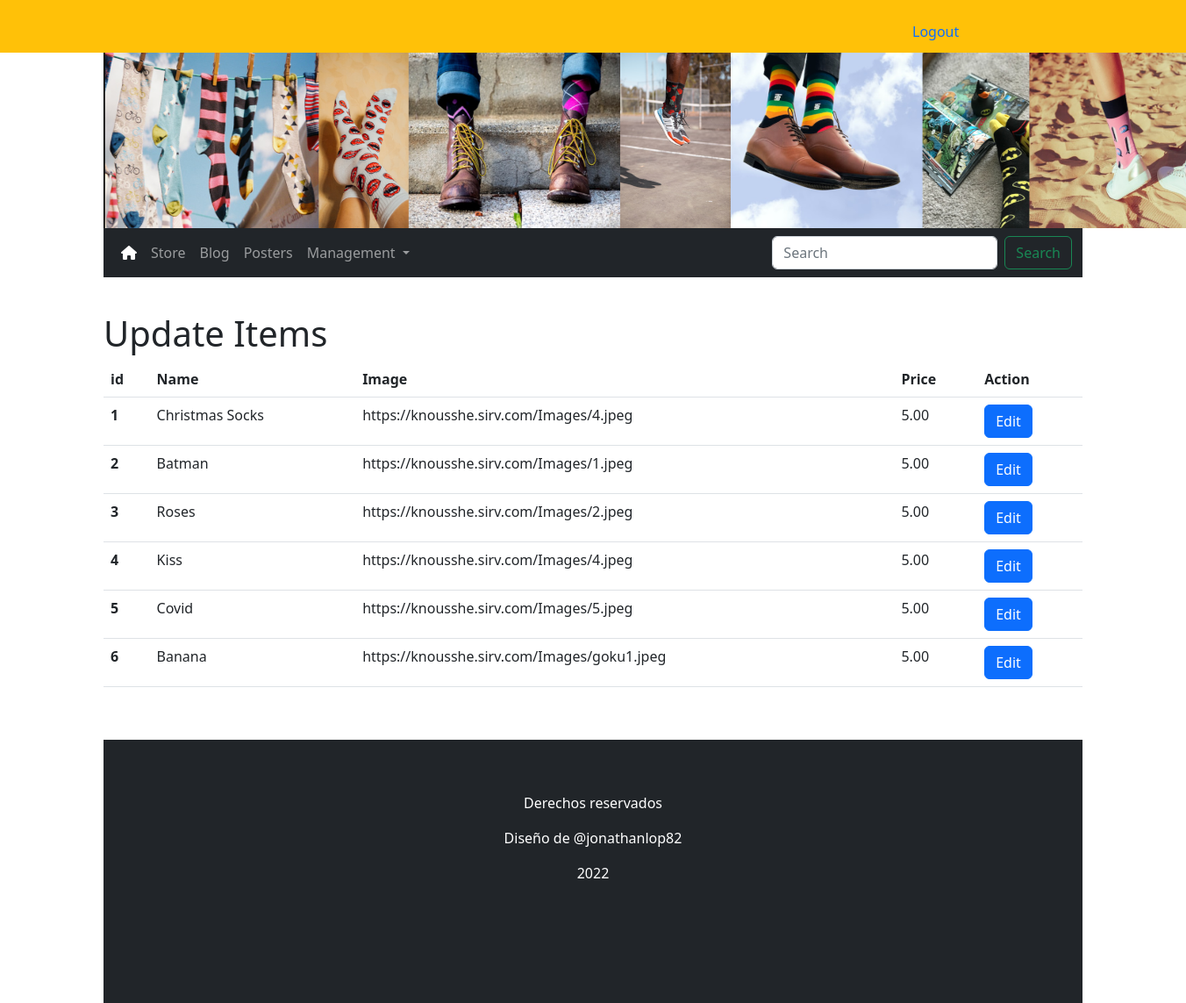
Page /update (signed in) on the committed database.
### app.py (models this page shows, shortened)
class Items(db.Model):
    id = db.Column(db.Integer, primary_key=True)
    name = db.Column(db.String(250), unique=True, nullable=False)
    image = db.Column(db.String(250), nullable=False)
    price = db.Column(db.Float, nullable=False)

### app.py (the view)
@app.route('/update')
@login_required
def update():
    all_items = db.session.query(Items).all()
    total_items = len(all_items)
    return render_template('update.html', all_items=all_items)

### app.py (called while the page is built)
@login_manager.user_loader
def user_loader(user_id):
    return User.query.get(user_id)

### templates/update.html
{% extends 'base.html' %}
{% block main %}
<div class="container update-items">
    <h1>Update Items</h1>
    <table class="table">
        <thead>
          <tr>
            <th scope="col">id</th>
            <th scope="col">Name</th>
            <th scope="col">Image</th>
            <th scope="col">Price</th>
            <th scope="col">Action</th>
          </tr>
        </thead>
        <tbody>
        {% for item in all_items %}
          <tr>
            <th scope="row">{{ item.id }}</th>
            <td>{{ item.name }}</td>
            <td>{{ item.image }}</td>
            <td>{{ "%.2f"|format(item.price) }}</td>
            <td><a class="btn btn-primary" href="/update/{{ item.id }}" role="button">Edit</a></td>
          </tr>
          {% endfor %}
        </tbody>
      </table>
{% endblock %}

### templates/base.html (shortened to what this page needs)
<!DOCTYPE html>
<html lang="en">
<head>
    <link rel="stylesheet" href="{{ url_for('static', filename='css/styles.css') }}">
    <link href="https://cdn.jsdelivr.net/npm/bootstrap@5.2.1/dist/css/bootstrap.min.css" rel="stylesheet">
</head>
<body>
    <div class="top">
      <div class="row">
        <div class="col-9">
        </div>
        <div class="col-3">
          <ul class="nav nav-pills">
            {% if current_user.is_authenticated %}
            <li class="nav-item">
              <a class="nav-link"  href="{{ url_for('logout') }}" role="button">Logout</a>
            </li>
            {% else %}
            <li class="nav-item">
              <a class="nav-link"  href="{{ url_for('login') }}" role="button">Login</a>
            </li>
            {% endif %}
          </ul>
        </div>
      </div>
    </div>
    <div class="container header">
        <img width="1300" height="200" src="{{ url_for('static', filename='img/banner.png') }}" alt="">
    </div>
    <div class="container menu">
        <nav class="navbar navbar-dark navbar-expand-lg bg-dark">
            <div class="container-fluid">
              <div class="collapse navbar-collapse" id="navbarSupportedContent">
                <ul class="navbar-nav me-auto mb-2 mb-lg-0">
                  <li class="nav-item">
                    <a class="nav-link active" aria-current="page" href="{{ url_for("index") }}"><i class="fa-solid fa-house"></i></a>
                  </li>
                  <li class="nav-item">
                    <a class="nav-link" href="{{ url_for("store") }}">Store</a>
                  </li>
                  <li class="nav-item">
                    <a class="nav-link" href="#">Blog</a>
                  </li>
                  <li class="nav-item">
                    <a class="nav-link" href="#">Posters</a>
                  </li>
                  {% if current_user.is_authenticated %}
                  <li class="nav-item dropdown">
                    <a class="nav-link dropdown-toggle" href="#" role="button" data-bs-toggle="dropdown" aria-expanded="false">
                      Management
                    </a>
                  </li>
                  {% endif %}
                </ul>
                <form class="d-flex" role="search">
                  <input class="form-control me-2" type="search" placeholder="Search" aria-label="Search">
                  <button class="btn btn-outline-success" type="submit">Search</button>
                </form>
              </div>
            </div>
          </nav>
    </div>
    {% block main %}
    {% endblock %}
  <div class="footer text-center">
    <p>Derechos reservados</p>
    <p>Diseño de @jonathanlop82</p>
    <p>2022</p>
  </div>
</body>
</html>

### static/css/styles.css (style rules this page uses)
.top { background-color: #FFC108; height: 60px; padding: 1rem; }
.header { margin: 0px; padding: 0px; }
.footer { background-color: #212529; height: 300px; margin-top: 60px; padding-top: 60px; color: white; }
.update-items { margin-top: 40px; }

### rows in the picture
Items: id "1", name "Christmas Socks", image "https://knousshe.sirv.com/Images/4.jpeg", price "5.00"
Items: id "2", name "Batman", image "https://knousshe.sirv.com/Images/1.jpeg", price "5.00"
Items: id "3", name "Roses", image "https://knousshe.sirv.com/Images/2.jpeg", price "5.00"
Items: id "4", name "Kiss", image "https://knousshe.sirv.com/Images/4.jpeg", price "5.00"
Items: id "5", name "Covid", image "https://knousshe.sirv.com/Images/5.jpeg", price "5.00"
Items: id "6", name "Banana", image "https://knousshe.sirv.com/Images/goku1.jpeg", price "5.00"
